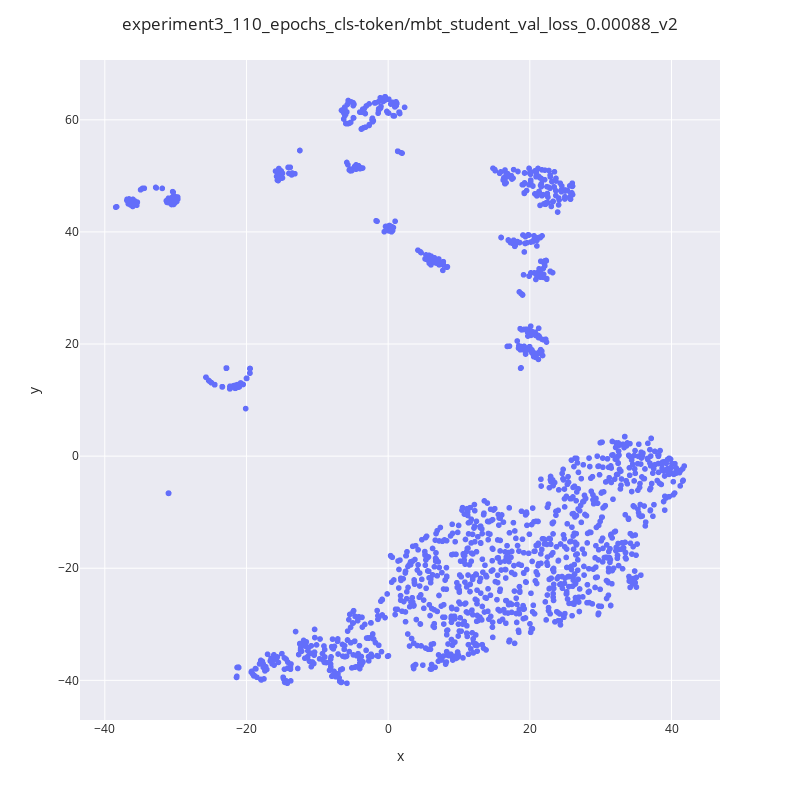

Write notebook code for a chart like this one.
### Code cell
chkpt_name = "experiment3_110_epochs_cls-token/mbt_student_val_loss_0.00088_v2"
pkl_path = f"saved_models/{chkpt_name}.pkl"
with open(pkl_path, "rb") as fh:
    embeddings_obj = pickle.load(fh)

embeddings_cleaned = clean_nans(embeddings_obj)
plot_embeddings(embeddings_cleaned, chkpt_name)

### Figure 1 — Plotly figure (JSON) as saved in the notebook; plotly's stock layout.template omitted (floating-point values rounded to 4 significant figures; data arrays with more than 128 entries replaced by an {"elided": "..."} marker saying what was removed)
{"data": [{"customdata": {"elided": "2580x1 str values"}, "hovertemplate": "x=%{x}<br>y=%{y}<br>labels=%{customdata[0]}<extra></extra>", "legendgroup": "", "marker": {"color": "#636efa", "symbol": "circle"}, "mode": "markers", "name": "", "showlegend": false, "type": "scattergl", "x": {"elided": "2580 float values"}, "xaxis": "x", "y": {"elided": "2580 float values"}, "yaxis": "y"}], "layout": {"autosize": false, "height": 800, "legend": {"tracegroupgap": 0}, "margin": {"t": 60}, "title": {"text": "experiment3_110_epochs_cls-token/mbt_student_val_loss_0.00088_v2"}, "width": 800, "xaxis": {"anchor": "y", "domain": [0, 1], "title": {"text": "x"}}, "yaxis": {"anchor": "x", "domain": [0, 1], "title": {"text": "y"}}}}
